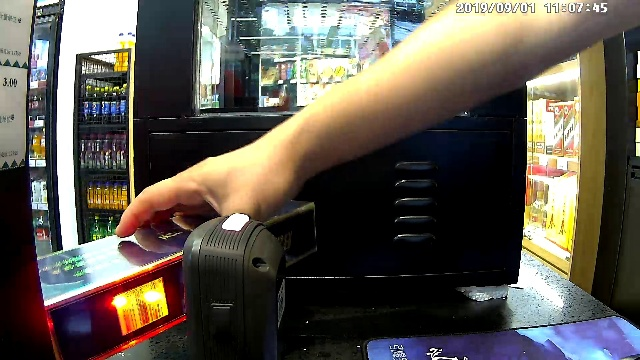
#> input picture box/imgs/9491abae-8c82-464c-abef-82517ba372a5___images_9_1_2cqh2390.jpg, 640 x 360 px
$ python polygon2rbox.py   (older library calls are emulated)
#> lines starting #> are read from the running program, lines starting #| are printed output that depends on the picture
#> in polygon2rbox, img is the input picture: shape (360, 640, 3); mean B, G, R 80, 89.5, 95.3
### base_py/box_utils.py
import cv2
import numpy as np


def pt_in_img(pt, img_w, img_h):
    return 0 <= pt[0] <= img_w - 1 and 0 <= pt[1] <= img_h - 1


# convert float points of image to int points in a image
def pt_float2int(pt, img_w, img_h):
    # x,y
    return max(0, min(round(pt[0] * img_w), img_w - 1)), \
           max(0, min(round(pt[1] * img_h), img_h - 1))


# [17 lines left out: functions pt_int2float, cvt_rect_fpts_to_x1y1x2y2, not called in this run]


# convet points of bbox to (x,y,w,h) bbox
# left x,y
def cvt_rect_fpts_to_xywh(points, img_w, img_h):
    xmin, ymin, xmax, ymax = cvt_rect_fpts_to_x1y1x2y2(points, img_w, img_h)
    return [xmin, ymin, xmax - xmin, ymax - ymin]  # [x,y,w,h]


# [9 lines left out: function cvt_poly_fpts_to_xywh, not called in this run]


# center x,y
def cvt_rect_ftps_to_center_xywh(points, img_w, img_h):
    xmin, ymin, xmax, ymax = cvt_rect_fpts_to_x1y1x2y2(points, img_w, img_h)
    return [(xmin + xmax) / 2, (ymin + ymax) / 2, xmax - xmin, ymax - ymin]  # [center_x,y,w,h]


# [6 lines left out: function cvt_poly_fpts_to_center_xywh_angle, not called in this run]


def cal_area(points, img_w, img_h):
    poly_pts = np.array([pt_float2int(pt, img_w, img_h) for pt in points])
    area = cv2.contourArea(poly_pts)
    return area


# convert (x1,y1,x2,y2) to normalized pts
# 左上角 (x1,y1), 顺时针
# [7 lines left out: function cvt_box_to_rect_fpts, not called in this run]

### box/polygon2rbox.py
import cv2
import numpy as np
from base_py.box_utils import pt_float2int, pt_in_img

img_info = {
    "content": "imgs/9491abae-8c82-464c-abef-82517ba372a5___images_9_1_2cqh2390.jpg",
    "annotation": [
        {"label": ["娇子_D"],
         "shape": "polygon",
         "points": [[0.0609375, 0.7138888888888889],
                    [0.3671875, 0.5083333333333333],
                    [0.4921875, 0.5694444444444444],
                    [0.4921875, 0.6972222222222222],
                    [0.1625, 0.9972222222222222],
                    [0.0953125, 0.9972222222222222],
                    [0.06875, 0.8583333333333333]],
         "notes": "",
         "imageWidth": 640,
         "imageHeight": 360}
    ]
}

mean_value = [122.7717, 115.9465, 102.9801]


def cal_bbox_of_rbox(rbox):
    """
    :param rbox: np array 4 pts of a rotated box
    """
    x_min, x_max = np.min(rbox[:, 0]), np.max(rbox[:, 0])
    y_min, y_max = np.min(rbox[:, 1]), np.max(rbox[:, 1])

    return [x_min, y_min, x_max, y_max]


def cal_offset_and_pad_img(img, rbox, mode='edge'):
    """
    :param img: original image
    :param rbox: rotated box
    :param mode: pad mode, edge 边缘; linear_ramp: 边缘递减; symmetric 边缘对称;
    """
#> called with rbox = array of shape (4, 2), mode = 'edge'
    img_h, img_w = img.shape[:2]
#> img_h = 360; img_w = 640
    img_bounds = [0, 0, img_w, img_h]
#> img_bounds = [0, 0, 640, 360]
    box_bounds = cal_bbox_of_rbox(rbox)
    pad = [b - i for b, i in zip(box_bounds, img_bounds)]  # left, top, right, bottom
#> pad = [24, 159, -301, 13]
    pad[0] = abs(pad[0]) if pad[0] < 0 else 0  # exceed left
    pad[1] = abs(pad[1]) if pad[1] < 0 else 0  # exceed top
    pad[2] = pad[2] if pad[2] > 0 else 0  # exceed right
    pad[3] = pad[3] if pad[3] > 0 else 0  # exceed bottom

    # axis_1: rows=(t,b), axis_2: cols=(l,r), axis_3: (0,0), no pad
    img = np.pad(img, ((pad[1], pad[3]), (pad[0], pad[2]), (0, 0)), mode=mode)
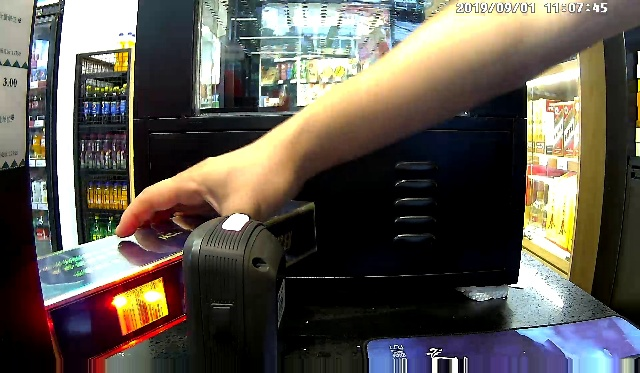
#> img: shape (373, 640, 3); mean of channels 0, 1, 2 80, 88.6, 94.1; drawn as B, G, R
    offset = pad[0], pad[1]
#> offset = (0, 0)

    return offset, img


from base_py.box_utils import cvt_poly_fpts_to_xywh, cal_area


def polygon2rbox(pad_mode=None):
    """
    :param pad_mode: 'edge', whether padding img when rbox exceeds ori img bounds
    """
    img = cv2.imread(img_info['content'])

    ann = img_info['annotation'][0]
    points, img_w, img_h = ann['points'], ann['imageWidth'], ann['imageHeight']
    # points = points[::-1]   # cvt clock-wise to anti, result is same
    print('area:', cal_area(points, img_w, img_h))

    poly_pts = np.array([pt_float2int(pt, img_w, img_h) for pt in points])
    rect = cv2.minAreaRect(poly_pts)  # center_pts, angle
    polygon = np.array(poly_pts).astype(np.int)

    # cal rotated box
    rbox = cv2.boxPoints(rect)
    rbox = np.array(rbox).astype(np.int)
    print(rbox)

    if pad_mode:
        offset, img = cal_offset_and_pad_img(img, rbox, mode=pad_mode)
#> offset = (0, 0)
        polygon += offset
#> polygon = [[39, 257], [235, 183], [315, 205], [315, 251], [104, 359], [61, 359], [44, 309]]
        rbox += offset
#> rbox = [[66, 373], [24, 262], [297, 159], [339, 270]]

    # draw ori polygon, rotated box
#> (the run stopped early here; a loop or call above may not have finished)

$ run again, with box/imgs/4aa64d97-a95b-4594-a19a-f5705ba4b1f9___2019-09-18_214748_cloud_video_999.jpg copied over box/imgs/9491abae-8c82-464c-abef-82517ba372a5___images_9_1_2cqh2390.jpg
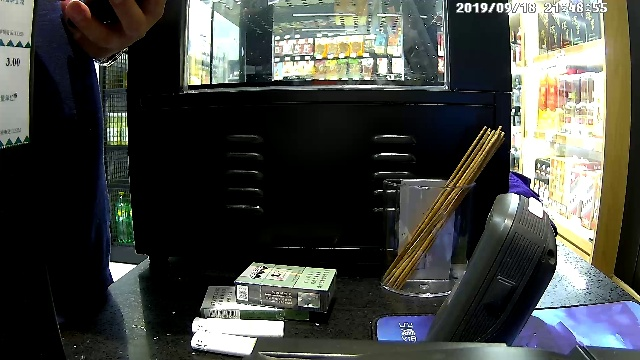
#> input picture box/imgs/4aa64d97-a95b-4594-a19a-f5705ba4b1f9___2019-09-18_214748_cloud_video_999.jpg, 640 x 360 px
#> in polygon2rbox, img is the input picture: shape (360, 640, 3); mean B, G, R 66.7, 71.1, 69
#> in cal_offset_and_pad_img, `img = np.pad(img, ((pad[1], pad[3]), (pad[0], pad[2]), (0, 0)), mode=m..`:
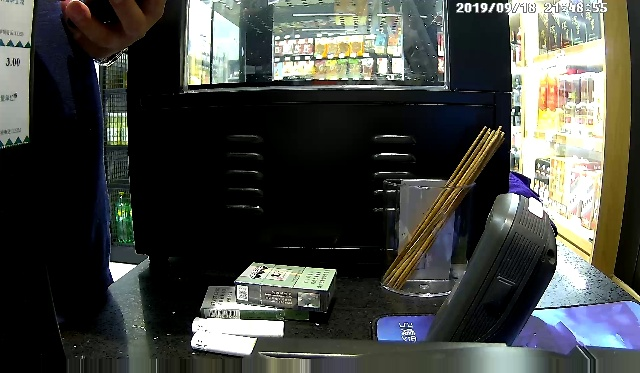
#> img: shape (373, 640, 3); mean of channels 0, 1, 2 66.6, 71.1, 68.9; drawn as B, G, R
#> in polygon2rbox, `offset, img = cal_offset_and_pad_img(img, rbox, mode=pad_mode)`: offset = (0, 0)
#> polygon = [[39, 257], [235, 183], [315, 205], [315, 251], [104, 359], [61, 359], [44, 309]]
#> rbox = [[66, 373], [24, 262], [297, 159], [339, 270]]
